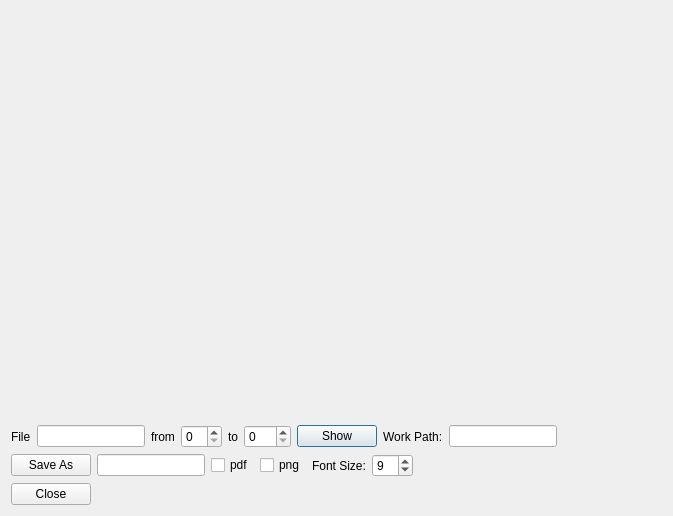
<?xml version="1.0" encoding="UTF-8"?>
<ui version="4.0">
 <class>MapPlot</class>
 <widget class="QDialog" name="MapPlot">
  <property name="geometry">
   <rect>
    <x>0</x>
    <y>0</y>
    <width>673</width>
    <height>516</height>
   </rect>
  </property>
  <property name="font">
   <font>
    <pointsize>9</pointsize>
   </font>
  </property>
  <property name="windowTitle">
   <string>Dialog</string>
  </property>
  <layout class="QGridLayout" name="gridLayout">
   <item row="0" column="0">
    <layout class="QVBoxLayout" name="verticalLayout">
     <item>
      <widget class="QCustomPlot" name="customPlot" native="true">
       <property name="sizePolicy">
        <sizepolicy hsizetype="Expanding" vsizetype="Expanding">
         <horstretch>0</horstretch>
         <verstretch>0</verstretch>
        </sizepolicy>
       </property>
      </widget>
     </item>
     <item>
      <layout class="QHBoxLayout" name="horizontalLayout">
       <item>
        <widget class="QLabel" name="label">
         <property name="text">
          <string>File</string>
         </property>
        </widget>
       </item>
       <item>
        <widget class="QLineEdit" name="lineEdit">
         <property name="sizePolicy">
          <sizepolicy hsizetype="Maximum" vsizetype="Fixed">
           <horstretch>0</horstretch>
           <verstretch>0</verstretch>
          </sizepolicy>
         </property>
        </widget>
       </item>
       <item>
        <widget class="QLabel" name="label_2">
         <property name="text">
          <string>from</string>
         </property>
        </widget>
       </item>
       <item>
        <widget class="QSpinBox" name="spinBox">
         <property name="sizePolicy">
          <sizepolicy hsizetype="Maximum" vsizetype="Fixed">
           <horstretch>0</horstretch>
           <verstretch>0</verstretch>
          </sizepolicy>
         </property>
        </widget>
       </item>
       <item>
        <widget class="QLabel" name="label_3">
         <property name="text">
          <string>to</string>
         </property>
        </widget>
       </item>
       <item>
        <widget class="QSpinBox" name="spinBox_2">
         <property name="sizePolicy">
          <sizepolicy hsizetype="Maximum" vsizetype="Fixed">
           <horstretch>0</horstretch>
           <verstretch>0</verstretch>
          </sizepolicy>
         </property>
         <property name="maximum">
          <number>999</number>
         </property>
        </widget>
       </item>
       <item>
        <widget class="QPushButton" name="pushButton_2">
         <property name="sizePolicy">
          <sizepolicy hsizetype="Maximum" vsizetype="Fixed">
           <horstretch>0</horstretch>
           <verstretch>0</verstretch>
          </sizepolicy>
         </property>
         <property name="text">
          <string>Show</string>
         </property>
        </widget>
       </item>
       <item>
        <widget class="QLabel" name="label_4">
         <property name="text">
          <string>Work Path:</string>
         </property>
        </widget>
       </item>
       <item>
        <widget class="QLineEdit" name="lineEdit_2">
         <property name="sizePolicy">
          <sizepolicy hsizetype="Maximum" vsizetype="Fixed">
           <horstretch>0</horstretch>
           <verstretch>0</verstretch>
          </sizepolicy>
         </property>
        </widget>
       </item>
       <item>
        <spacer name="horizontalSpacer_2">
         <property name="orientation">
          <enum>Qt::Horizontal</enum>
         </property>
         <property name="sizeHint" stdset="0">
          <size>
           <width>40</width>
           <height>20</height>
          </size>
         </property>
        </spacer>
       </item>
      </layout>
     </item>
     <item>
      <layout class="QHBoxLayout" name="horizontalLayout_3">
       <item>
        <widget class="QPushButton" name="pushButton_3">
         <property name="sizePolicy">
          <sizepolicy hsizetype="Maximum" vsizetype="Fixed">
           <horstretch>0</horstretch>
           <verstretch>0</verstretch>
          </sizepolicy>
         </property>
         <property name="text">
          <string>Save As</string>
         </property>
        </widget>
       </item>
       <item>
        <widget class="QLineEdit" name="lineEdit_3">
         <property name="sizePolicy">
          <sizepolicy hsizetype="Maximum" vsizetype="Fixed">
           <horstretch>0</horstretch>
           <verstretch>0</verstretch>
          </sizepolicy>
         </property>
        </widget>
       </item>
       <item>
        <widget class="QCheckBox" name="checkBox">
         <property name="text">
          <string>pdf</string>
         </property>
        </widget>
       </item>
       <item>
        <widget class="QCheckBox" name="checkBox_2">
         <property name="text">
          <string>png</string>
         </property>
        </widget>
       </item>
       <item>
        <widget class="QLabel" name="label_5">
         <property name="text">
          <string>Font Size:</string>
         </property>
        </widget>
       </item>
       <item>
        <widget class="QSpinBox" name="spinBox_3">
         <property name="sizePolicy">
          <sizepolicy hsizetype="Maximum" vsizetype="Fixed">
           <horstretch>0</horstretch>
           <verstretch>0</verstretch>
          </sizepolicy>
         </property>
         <property name="value">
          <number>9</number>
         </property>
        </widget>
       </item>
       <item>
        <spacer name="horizontalSpacer_3">
         <property name="orientation">
          <enum>Qt::Horizontal</enum>
         </property>
         <property name="sizeHint" stdset="0">
          <size>
           <width>40</width>
           <height>20</height>
          </size>
         </property>
        </spacer>
       </item>
      </layout>
     </item>
     <item>
      <layout class="QHBoxLayout" name="horizontalLayout_2">
       <item>
        <widget class="QPushButton" name="pushButton">
         <property name="sizePolicy">
          <sizepolicy hsizetype="Maximum" vsizetype="Fixed">
           <horstretch>0</horstretch>
           <verstretch>0</verstretch>
          </sizepolicy>
         </property>
         <property name="text">
          <string>Close</string>
         </property>
        </widget>
       </item>
       <item>
        <spacer name="horizontalSpacer">
         <property name="orientation">
          <enum>Qt::Horizontal</enum>
         </property>
         <property name="sizeHint" stdset="0">
          <size>
           <width>40</width>
           <height>20</height>
          </size>
         </property>
        </spacer>
       </item>
      </layout>
     </item>
    </layout>
   </item>
  </layout>
 </widget>
 <customwidgets>
  <customwidget>
   <class>QCustomPlot</class>
   <extends>QWidget</extends>
   <header>qcustomplot.h</header>
   <container>1</container>
  </customwidget>
 </customwidgets>
 <resources/>
 <connections>
  <connection>
   <sender>pushButton</sender>
   <signal>clicked()</signal>
   <receiver>MapPlot</receiver>
   <slot>close()</slot>
   <hints>
    <hint type="sourcelabel">
     <x>95</x>
     <y>518</y>
    </hint>
    <hint type="destinationlabel">
     <x>340</x>
     <y>447</y>
    </hint>
   </hints>
  </connection>
 </connections>
</ui>
